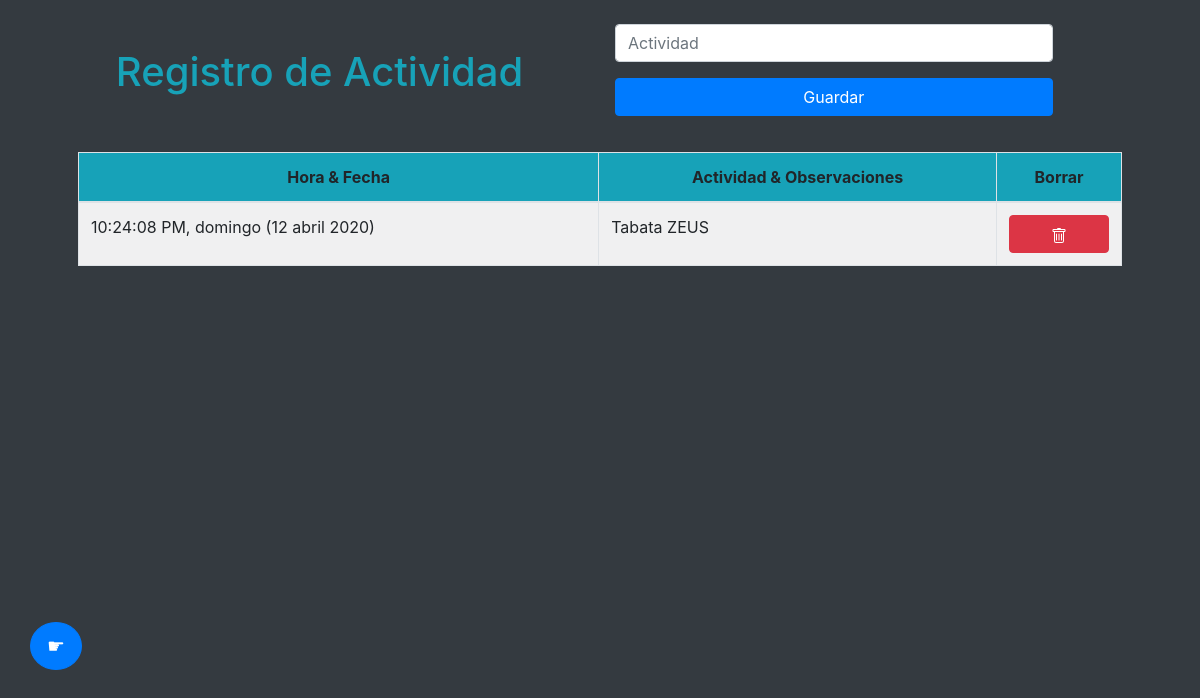
/2, run on the app's committed database.
### app.py (models this page shows)
class Actividad(db.Model):
    id = db.Column(db.Integer, primary_key=True)
    fecha = db.Column(db.String(200))
    observaciones = db.Column(db.String(400))

### app.py (the view)
@app.route('/<id>')
def read(id):
    actividades = Actividad.query.all()
    estaciones = Estacion.query.all()
    return render_template('index.html', actividades=actividades, estaciones=estaciones, id=int(id))

### templates/index.html (shortened to what this page needs)
<!DOCTYPE html>
<html>
<head>
    <link rel="stylesheet" href="{{ url_for('static', filename='bootstrap.css') }}">
    <link rel="stylesheet" href="{{ url_for('static', filename='main.css') }}">
</head>
<body class="bg-dark">
    <main class="container p-4">
        <div class="row">
            <div class="col-md-6">
                <h1 class="text-info text-center p-4">Registro de Actividad</h1>
            </div>
            <div class="col-md-5">
                <form action="/create/{{ id }}" method="POST">
                    <div class="form-group">
                        <input type="text" class="form-control" name="observaciones" placeholder="Actividad" autofocus>
                    </div>
                    <button type="submit" class="btn btn-primary btn-block">Guardar</button>
                </form>
            </div>
        </div>
        <div class="row p-4">
            <div class="col-md-12">
                <table class="table table-bordered table-striped table-light table-hover">
                    <thead class="text-center bg-info">
                        <th>Hora & Fecha</th>
                        <th>Actividad & Observaciones</th>
                        <th>Borrar</th>
                    </thead>
                    <tbody>
                        {% for actividad in actividades %}
                        <tr>
                            <td>{{ actividad.fecha }}</td>
                            <td>{{ actividad.observaciones}}</td>
                            <td>
                                <a href="{{ url_for('delete', id=id, identificador=actividad.id) }}"
                                    class="btn btn-danger btn-block">
                                </a>
                            </td>
                        </tr>
                        {% endfor %}
                    </tbody>
                </table>
            </div>
        </div>
        <button id="btn-comprimir" class="btn btn-primary btn-lg rounded-circle">&#9755;</button>
    </main>
</body>
</html>

### static/main.css (style rules this page uses)
#btn-comprimir { position: fixed; left: 30px; bottom: 130px; }

### data on the page
Actividad: fecha "10:24:08 PM, domingo (12 abril 2020)", observaciones "Tabata ZEUS"
